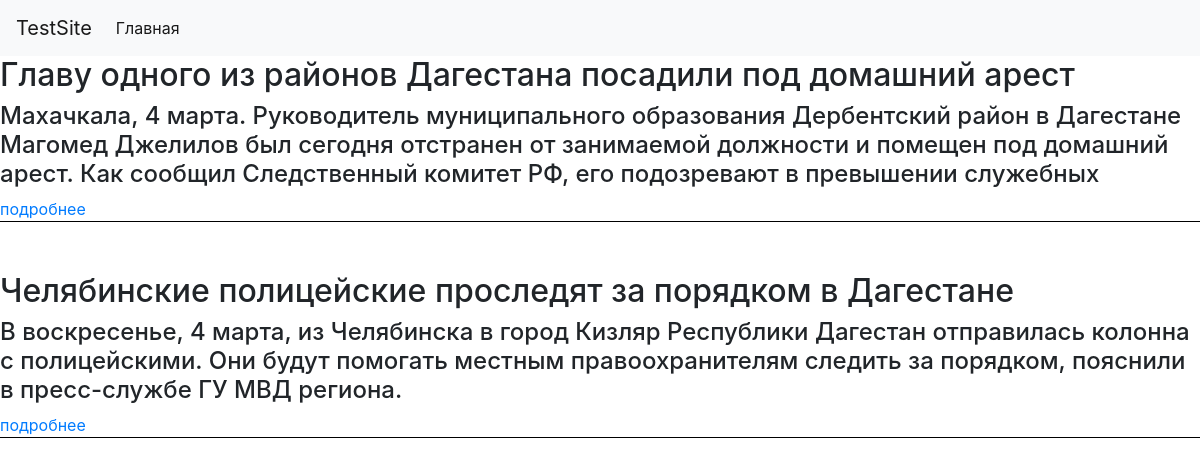
The page /news/ on the database as committed earlier.
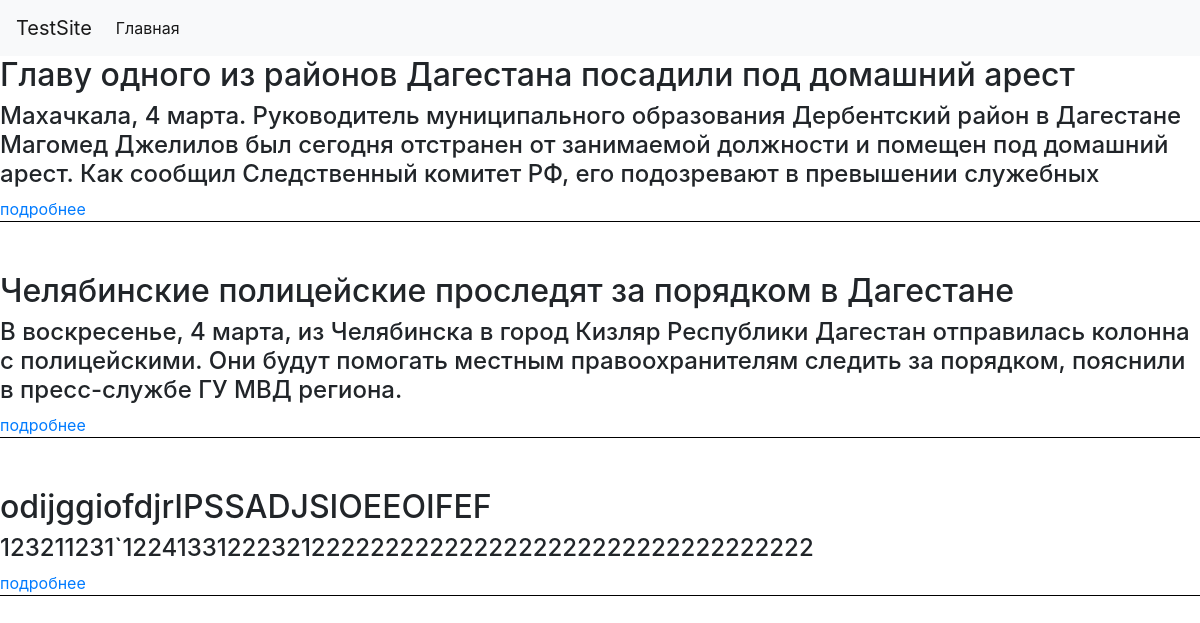
The same page on the database as committed later.
### news/models.py (models this page shows, shortened)
class Article(models.Model):
    name = models.CharField("Название", max_length=70)
    news_info = models.CharField("Описание", max_length=300)
    news_details = RichTextUploadingField("подробности")

### news/views.py (the view)
# urls.py: path('news/', news_list, name='news_list'),
def news_list(request, article_id=None):
    if article_id is None:
        news_detal = None
    else:
        news_detal = Article.objects.get(id=article_id)
    news = Article.objects.all()
    return render(request, "news.html", {'news': news, "news_detal": news_detal})

### templates/news.html (shortened to what this page needs)
{% extends 'base.html' %}
{% block content %}
    {% if news_detal is None %}
        {% for article in news %}
            <div style="margin-bottom:50px;border-bottom:1px solid #000000">
                <h2>{{ article.name|safe }}</h2>
                <h4>{{ article.news_info|safe }}</h4>
                <a href='/news/{{article.id}}'>подробнее</a>
            </div>
        {% endfor %}
    {% else %}
            <div>
                <h2>{{ news_detal.name|safe }}</h2>
                <h4>{{ news_detal.news_details|safe }}</h4>
                <a href='/news/'>назад к новостям</a>
            </div>
    {% endif %}
{% endblock %}

Rows that differ between the two databases and show on the page:
added Article: name "odijggiofdjrIPSSADJSIOEEOIFEF", news_info "123211231`122413312223212222222222222222222222222222222222"
